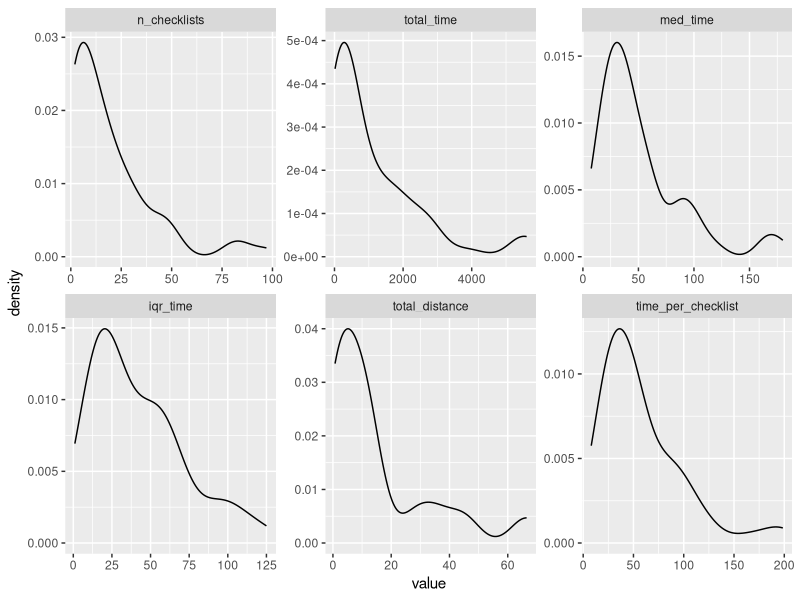

Reproduce this figure in R.
# filtered data to species/hotspot probability matrix
library(tidyverse)
library(reshape2)

observations <- read_csv('filtered.csv')

# for each location, calculate number of checklists and number of times each species has been observed
effort_per_loc <- observations %>% 
   filter(county_code == 'US-VT-001') %>%
   distinct(checklist_id, .keep_all = TRUE) %>%
   group_by(locality) %>% 
   summarize(
      n_checklists = n(),
      total_time = sum(duration_minutes),
      med_time = median(duration_minutes),
      iqr_time = IQR(duration_minutes),
      total_distance = sum(effort_distance_km)
   ) %>% 
   mutate(time_per_checklist = total_time / n_checklists) %>% 
   filter(n_checklists > 1)

# graphing 
effort_tall <- melt(effort_per_loc, id.vars="locality")
effort_tall %>% ggplot(aes(value)) + 
   geom_density() + 
   facet_wrap(~variable, scales = "free")

counts_per_loc <- observations %>%
   group_by(locality, common_name) %>%
   summarize(n_sp_loc = n()) %>%
   spread(key = common_name, value = n_sp_loc, fill = 0) %>%

   right_join(effort_per_loc, by = 'locality') %>%
   #reorder the columns by moving n_checklists before inidividual speices counts

   select('locality', 'n_checklists', 3:ncol(.))

# counts to probabilities
prob_per_loc <- counts_per_loc %>%
   mutate_at(.vars = vars( 3:ncol(.)),
             .funs = list(~ . / n_checklists)) %>%
   ungroup

write_csv(prob_per_loc, 'prob_per_loc.csv')
